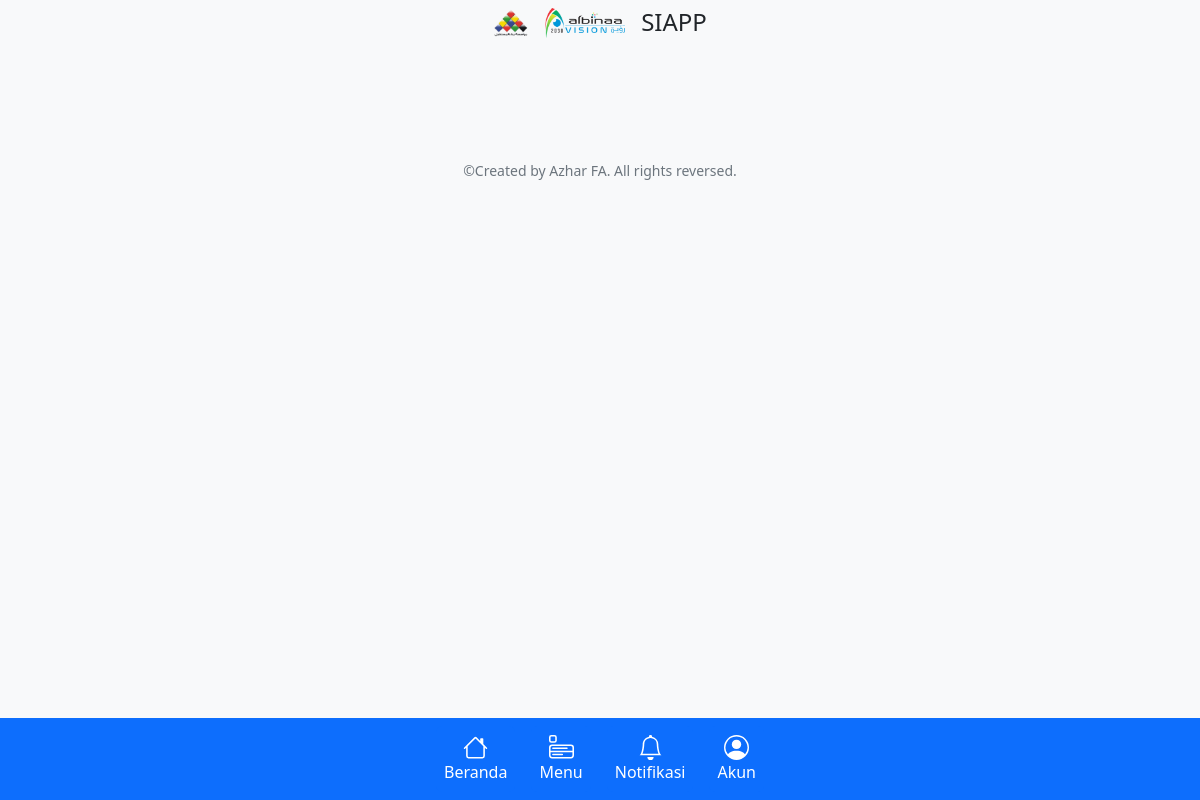
/log/, run on an earlier commit of the app's database.
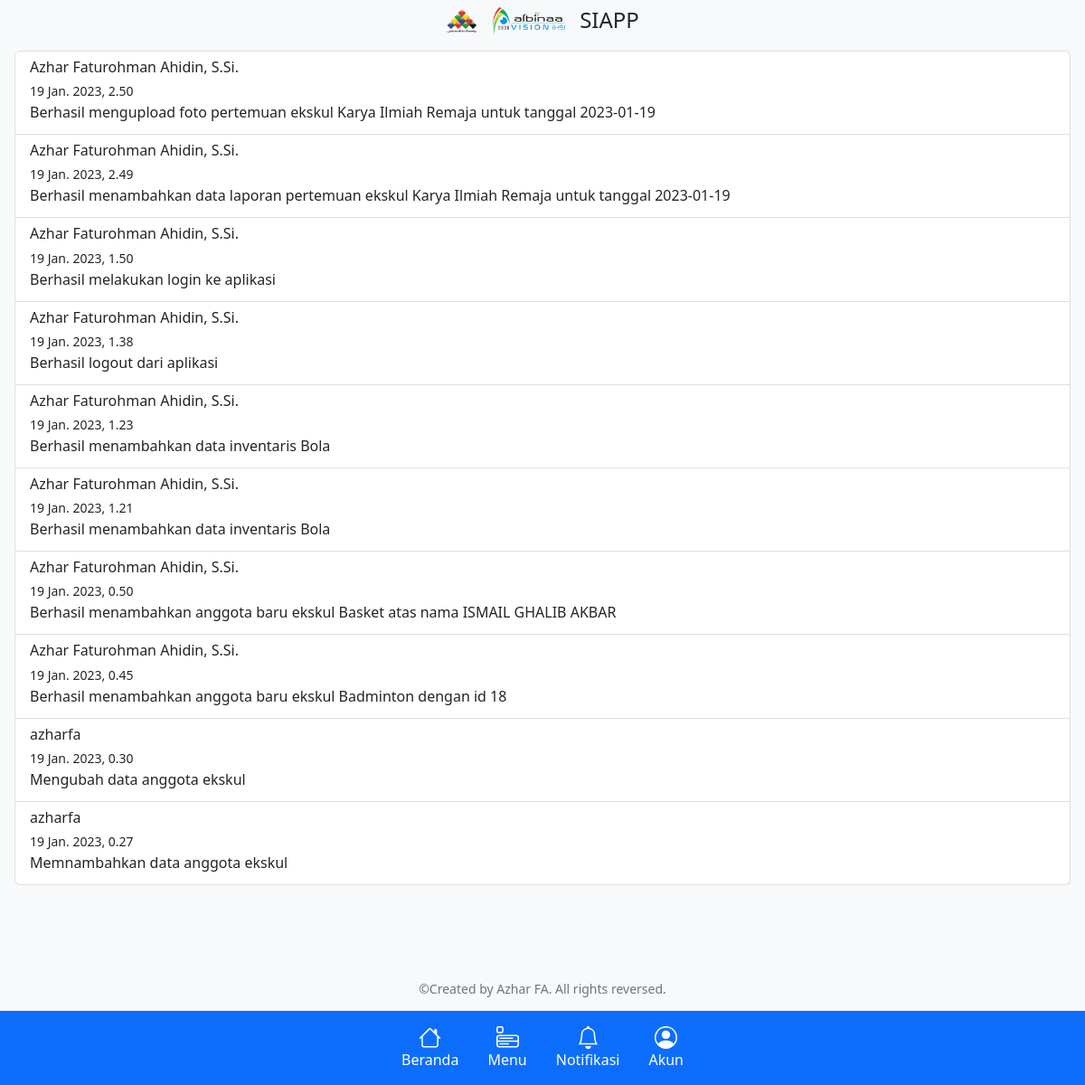
And on a later commit of the database.
### userlog/models.py (models this page shows, shortened)
class UserLog(models.Model):
    user = models.CharField(max_length=200)
    action_flag = models.CharField(max_length=200)
    app = models.CharField(max_length=200)
    message = models.CharField(max_length=200)
    created_at = models.DateTimeField(auto_now_add=True)
    updated_at = models.DateTimeField(auto_now=True)

### userlog/views.py (the view)
# urls.py: path('', deskripsi.views.home_view, name='app-index'),
def index(request):
    logs = UserLog.objects.all().order_by('-created_at')
    context = {
        'logs': logs,
    }
    return render(request, 'user-log.html', context)

### templates/user-log.html
{% extends 'base.html' %}
{% block content %}
    <div class="list-group mt-5 p-2 mx-2">
        {% for log in logs %}
            <a href="#" class="list-group-item list-group-item-action" aria-current="true">
                <h6 class="mb-1">{{ log.user }}</h6>
                <small>{{ log.created_at }}</small>
                <p class="mb-1">{{ log.message }}</p>
            </a>
        {% endfor %}
    </div>
{% endblock %}

What changed in the data, as far as the page shows it:
added UserLog: user "Azhar Faturohman Ahidin, S.Si.", created_at "19 Jan. 2023, 2.50", message "Berhasil mengupload foto pertemuan ekskul Karya Ilmiah Remaja untuk tanggal 2023-01-19"
added UserLog: user "Azhar Faturohman Ahidin, S.Si.", created_at "19 Jan. 2023, 2.49", message "Berhasil menambahkan data laporan pertemuan ekskul Karya Ilmiah Remaja untuk tanggal 2023-01-19"
added UserLog: user "Azhar Faturohman Ahidin, S.Si.", created_at "19 Jan. 2023, 1.50", message "Berhasil melakukan login ke aplikasi"
added UserLog: user "Azhar Faturohman Ahidin, S.Si.", created_at "19 Jan. 2023, 1.38", message "Berhasil logout dari aplikasi"
added UserLog: user "Azhar Faturohman Ahidin, S.Si.", created_at "19 Jan. 2023, 1.23", message "Berhasil menambahkan data inventaris Bola"
added UserLog: user "Azhar Faturohman Ahidin, S.Si.", created_at "19 Jan. 2023, 1.21", message "Berhasil menambahkan data inventaris Bola"
added UserLog: user "Azhar Faturohman Ahidin, S.Si.", created_at "19 Jan. 2023, 0.50", message "Berhasil menambahkan anggota baru ekskul Basket atas nama ISMAIL GHALIB AKBAR"
added UserLog: user "Azhar Faturohman Ahidin, S.Si.", created_at "19 Jan. 2023, 0.45", message "Berhasil menambahkan anggota baru ekskul Badminton dengan id 18"
added UserLog: user "azharfa", created_at "19 Jan. 2023, 0.30", message "Mengubah data anggota ekskul"
added UserLog: user "azharfa", created_at "19 Jan. 2023, 0.27", message "Memnambahkan data anggota ekskul"
